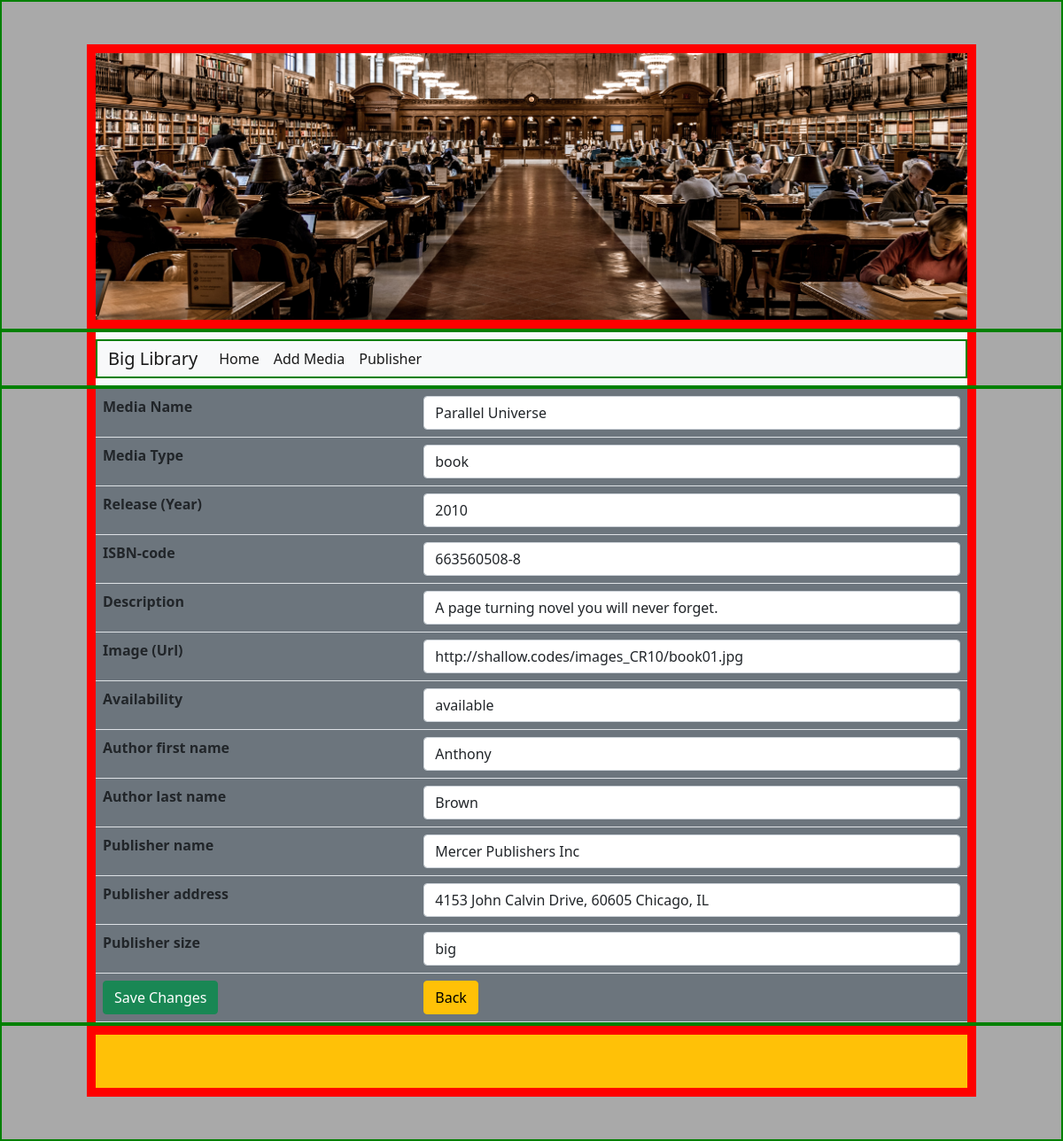
Page /php/update.php?id=300 on the committed database.
### tables this page shows
CREATE TABLE `library_all_media` (
  `id` int(11) NOT NULL,
  `media_title` varchar(50) NOT NULL,
  `media_type` varchar(4) NOT NULL,
  `media_date` year(4) NOT NULL,
  `media_isbn` varchar(11) NOT NULL,
  `media_descr` varchar(100) NOT NULL,
  `media_image` varchar(100) NOT NULL,
  `media_status` varchar(9) NOT NULL,
  `author_fname` varchar(20) NOT NULL,
  `author_lname` varchar(20) NOT NULL,
  `pub_name` varchar(30) NOT NULL,
  `pub_address` varchar(50) NOT NULL,
  `pub_size` varchar(6) NOT NULL
);

### php/update.php (the view, shortened to what this page needs)
<?php
require_once 'actions/db_connect.php';
if ($_GET['id']) {
    $id = $_GET['id'];
    $sql = "SELECT * FROM library_all_media WHERE id = {$id}";
    $result = $connect->query($sql);
    if ($result->num_rows == 1) {
        $data = $result->fetch_assoc();
        $media_title = $data['media_title'];
        $media_type = $data['media_type'];
        $media_date = $data['media_date'];
        $media_isbn = $data['media_isbn'];
        $media_descr = $data['media_descr'];
        $media_image = $data['media_image'];
        $media_status = $data['media_status'];
        $author_fname = $data['author_fname'];
        $author_lname = $data['author_lname'];
        $pub_name = $data['pub_name'];
        $pub_address = $data['pub_address'];
        $pub_size = $data['pub_size'];
    } else {
        header("location: error.php");
    }
} else {
    header("location: error.php");
}
?>
<!DOCTYPE html>
<html lang="en">
<head>
    <?php require_once 'components/bootstrap.php' ?>
    <link rel="stylesheet" type="text/css" href="../styles/styles.css">
</head>
<body>
    <?php include_once "header.php" ?>
    <?php include_once "navbar.php" ?>
    <div class="container-fluid mx-auto px-5">
        <div class="wrapIndex mx-5 bg-secondary">
            <form action="actions/a_update.php" method="post" enctype="multipart/form-data">
                <table class="table">
                    <tr>
                        <th>Media Name</th>
                        <td><input class='form-control' type="text" name="m_name" placeholder="Name of the media" value="<?php echo $media_title ?>" /></td>
                    </tr>
                    <tr>
                        <th>Media Type</th>
                        <td><input class='form-control' type="text" name="m_type" placeholder="Type of the media" value="<?php echo $media_type ?>" /></td>
                    </tr>
                    <tr>
                        <th>Release (Year)</th>
                        <td><input class='form-control' type="number" name="m_date" placeholder="Year of release" value="<?php echo $media_date ?>" /></td>
                    </tr>
                    <tr>
                        <th>ISBN-code</th>
                        <td><input class='form-control' type="text" name="m_isbn" placeholder="ISBN-code of the media" value="<?php echo $media_isbn ?>" /></td>
                    </tr>
                    <tr>
                        <th>Description</th>
                        <td><input class='form-control' type="text" name="m_descr" placeholder="Short description" value="<?php echo $media_descr ?>" /></td>
                    </tr>
                    <tr>
                        <th>Image (Url)</th>
                        <td><input class='form-control' type="text" name="m_image" placeholder="Image-Url of the media" value="<?php echo $media_image ?>" /></td>
                    </tr>
                    <tr>
                        <th>Availability</th>
                        <td><input class='form-control' type="text" name="m_status" placeholder="available / reserved" value="<?php echo $media_status ?>" /></td>
                    </tr>
                    <tr>
                        <th>Author first name</th>
                        <td><input class='form-control' type="text" name="a_fname" placeholder="First name of the author" value="<?php echo $author_fname ?>" /></td>
                    </tr>
                    <tr>
                        <th>Author last name</th>
                        <td><input class='form-control' type="text" name="a_lname" placeholder="Last name of the author" value="<?php echo $author_lname ?>" /></td>
                    </tr>
                    <tr>
                        <th>Publisher name</th>
                        <td><input class='form-control' type="text" name="p_name" placeholder="Name of the publisher" value="<?php echo $pub_name ?>" /></td>
                    </tr>
                    <tr>
                        <th>Publisher address</th>
                        <td><input class='form-control' type="text" name="p_address" placeholder="Address of the publisher" value="<?php echo $pub_address ?>" /></td>
                    </tr>
                    <tr>
                        <th>Publisher size</th>
                        <td><input class='form-control' type="text" name="p_size" placeholder="Size of the publisher" value="<?php echo $pub_size ?>" /></td>
                    </tr>
                    <tr>
                        <td><button class="btn btn-success" type="submit">Save Changes</button></td>
                        <td><a href="index.php"><button class="btn btn-warning" type="button">Back</button></a></td>
                    </tr>
                </table>
            </form>
        </div>
    </div>
    <?php include_once "footer.php" ?>
</body>
</html>

### styles/styles.css (style rules this page uses)
body, html { background-color: darkgrey; }
.container-fluid { border: 2px solid green; overflow: hidden; }
.table { padding: 0; margin: 0; overflow: hidden; }
.wrapIndex { border-left: 10px solid red; border-right: 10px solid red; overflow: hidden; }

### rows in the picture
library_all_media: m_name "Parallel Universe", m_type "book", m_date "2010", m_isbn "663560508-8", m_descr "A page turning novel you will never forget.", m_image "http://shallow.codes/images_CR10/book01.jpg", m_status "available", a_fname "Anthony", a_lname "Brown", p_name "Mercer Publishers Inc", p_address "4153 John Calvin Drive, 60605 Chicago, IL", p_size "big"
